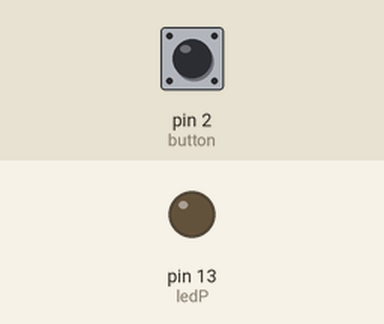
Recording of a sketch running on a simulated Arduino Uno, built with avr-gcc and run on an emulated ATmega328P. Parts: output pins drawn as LEDs (lit = HIGH). The test bench sets the inputs (shaded band); at power-on: pin 2 (button) LOW.

Above: at 1.2 s.
1.3 s: pin 2 (button) pulled HIGH for 0.15 s
At 2.1 s:
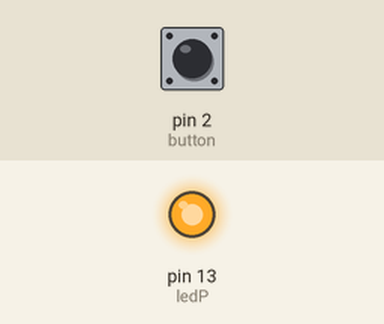
2.9 s: pin 2 (button) pulled HIGH for 1 s
At 3.3 s:
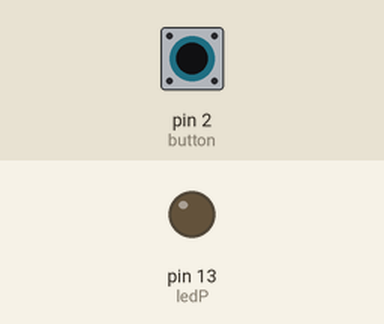
5.4 s: pin 2 (button) pulled HIGH for 3.2 s
At 6.4 s:
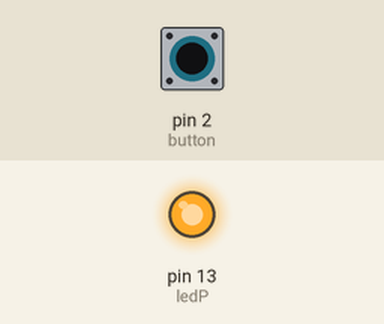
Timing chart, 0 to 8.4 s (numbered marks = the images above; inputs shaded):
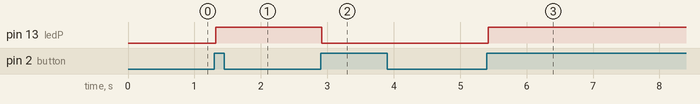

The sketch:

interruptor1.ino
```cpp
byte ledP = 13;
byte button = 2;
byte buttonState = 0;
byte buttonStateBefore = 0;

int salida = 0;

void setup()
{
  pinMode(ledP, OUTPUT);
  pinMode(button, INPUT);
}

void loop()
{
  buttonState = digitalRead(button);
  if(buttonState == HIGH && buttonStateBefore == LOW){
    salida = 1 - salida;
    delay(20);
  }
  buttonStateBefore = buttonState;

  if(salida == 1){
    digitalWrite(ledP, HIGH);
  }else{
    digitalWrite(ledP, LOW);
  }
}
```

Measured:
- after the input at 1.3 s, pin 13 (ledP): LOW → HIGH at once
- after the input at 2.9 s, pin 13 (ledP): HIGH → LOW at once
- after the input at 5.4 s, pin 13 (ledP): LOW → HIGH at once
